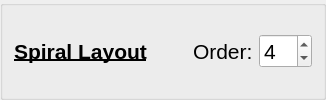
           <widget class="QGroupBox" name="groupBox_28">
            <property name="title">
             <string/>
            </property>
            <property name="flat">
             <bool>true</bool>
            </property>
            <layout class="QGridLayout" name="gridLayout_24">
             <item row="0" column="2">
              <spacer name="horizontalSpacer_19">
               <property name="orientation">
                <enum>Qt::Orientation::Horizontal</enum>
               </property>
               <property name="sizeHint" stdset="0">
                <size>
                 <width>40</width>
                 <height>20</height>
                </size>
               </property>
              </spacer>
             </item>
             <item row="0" column="4">
              <widget class="QSpinBox" name="kcfg_spiralLayoutOrder">
               <property name="font">
                <font>
                 <pointsize>16</pointsize>
                 <italic>false</italic>
                 <bold>false</bold>
                 <underline>false</underline>
                </font>
               </property>
               <property name="maximum">
                <number>12</number>
               </property>
               <property name="value">
                <number>4</number>
               </property>
              </widget>
             </item>
             <item row="0" column="1">
              <widget class="QLabel" name="label_38">
               <property name="font">
                <font>
                 <pointsize>16</pointsize>
                 <italic>false</italic>
                 <bold>true</bold>
                 <underline>true</underline>
                </font>
               </property>
               <property name="text">
                <string>Spiral Layout</string>
               </property>
              </widget>
             </item>
             <item row="0" column="3">
              <widget class="QLabel" name="label_48">
               <property name="font">
                <font>
                 <pointsize>16</pointsize>
                 <italic>false</italic>
                 <bold>false</bold>
                 <underline>false</underline>
                </font>
               </property>
               <property name="text">
                <string>Order:</string>
               </property>
              </widget>
             </item>
            </layout>
           </widget>
